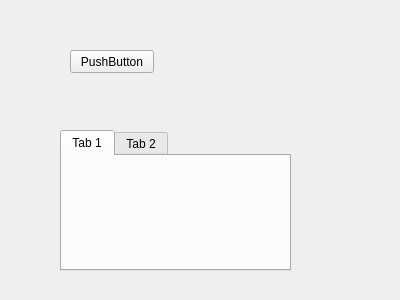
<?xml version="1.0" encoding="UTF-8"?>
<ui version="4.0">
 <class>Form</class>
 <widget class="QWidget" name="Form">
  <property name="geometry">
   <rect>
    <x>0</x>
    <y>0</y>
    <width>400</width>
    <height>300</height>
   </rect>
  </property>
  <property name="windowTitle">
   <string>Form</string>
  </property>
  <widget class="QPushButton" name="pushButton">
   <property name="geometry">
    <rect>
     <x>70</x>
     <y>50</y>
     <width>84</width>
     <height>23</height>
    </rect>
   </property>
   <property name="text">
    <string>PushButton</string>
   </property>
  </widget>
  <widget class="QTabWidget" name="tabWidget">
   <property name="geometry">
    <rect>
     <x>60</x>
     <y>130</y>
     <width>231</width>
     <height>141</height>
    </rect>
   </property>
   <widget class="QWidget" name="tab">
    <attribute name="title">
     <string>Tab 1</string>
    </attribute>
   </widget>
   <widget class="QWidget" name="tab_2">
    <attribute name="title">
     <string>Tab 2</string>
    </attribute>
   </widget>
  </widget>
 </widget>
 <resources/>
 <connections/>
</ui>
